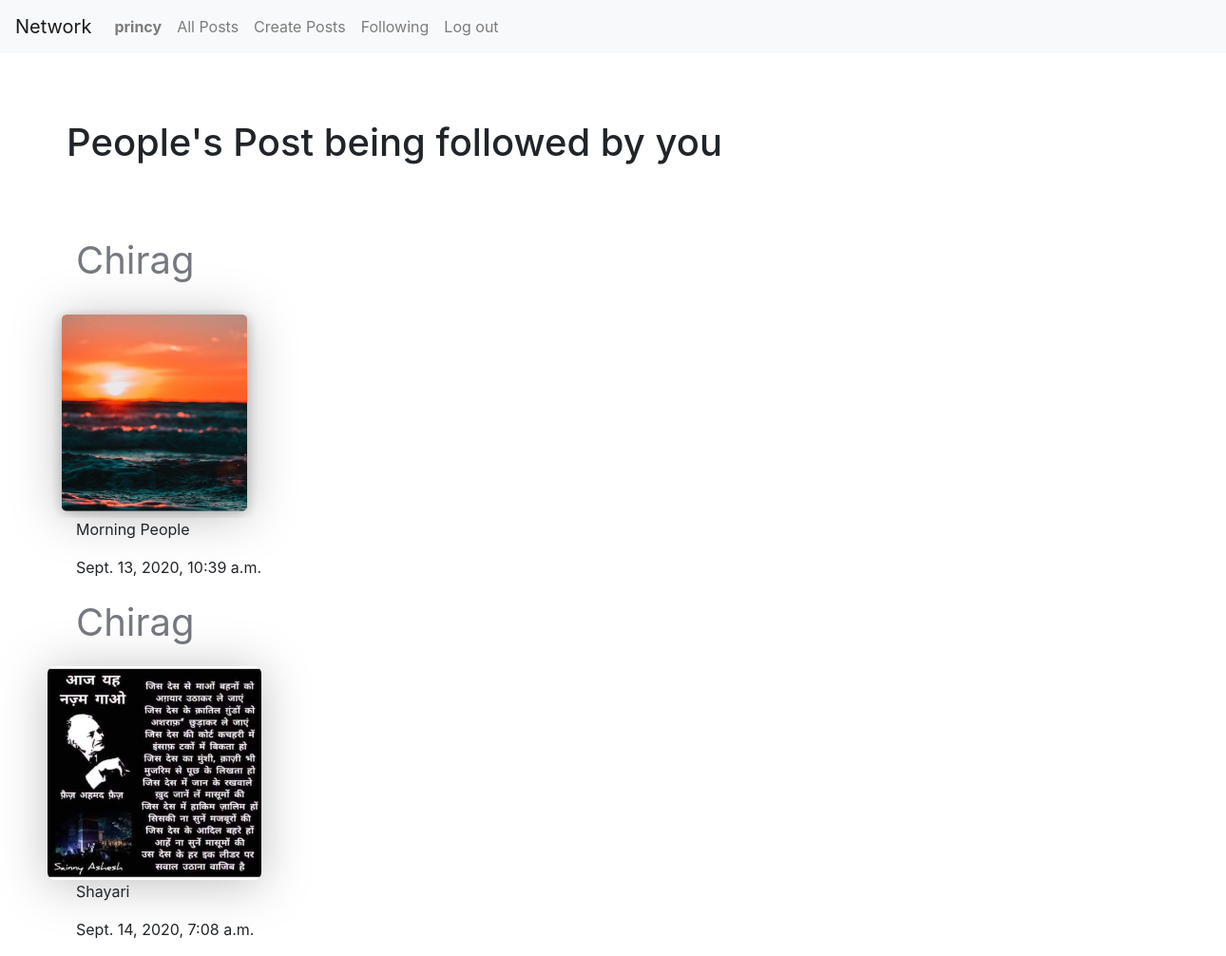
Page /following (signed in) on the committed database.
### network/models.py (models this page shows, shortened)
class User(AbstractUser):
    pass

class Post(models.Model):
    post_owner= models.ForeignKey(User,related_name='post_by', on_delete=models.CASCADE)
    post_image=models.ImageField(null=True,blank=True)
    post_content=models.CharField(max_length=200, blank=True, null=True)
    timestamp=models.DateTimeField(auto_now_add=True)
    @property
    def imageURL(self):
        try:
            url=self.post_image.url
        except:
            url=''
        return url
    def __str__(self):
        return self.post_content

### network/views.py (the view)
# urls.py: path("following",views.following,name="followingPeoplePost")
def following(request):
    userprofile=UserProfile.objects.all()
    totalFollowedUser=[]
    for profile in userprofile:
        if profile.follower == request.user:
            totalFollowedUser.append(profile)
    print(totalFollowedUser)
    print(totalFollowedUser[0].following)
    posts=Post.objects.all()
    onlyPost=[]
    for followedUser in totalFollowedUser:
        for post in posts:
            if post.post_owner==followedUser.following:
                onlyPost.append(post)
    print(onlyPost)
    context={'posts':onlyPost}
    return render(request,"network/following.html",context)

### network/models.py (called while the page is built)
    def __unicode__(self):
        return u'%s follows %s' % (self.follower, self.following)

### network/templates/network/following.html (shortened to what this page needs)
{% extends "network/layout.html" %}
{% load static %}
{% block body %}
<h1 id="following-people-post">People's Post being followed by you</h1>
  {% for post in posts %}
   <p id="post-owner">{{post.post_owner|capfirst}}</p>
   <img id="post-image-profile" src="{{post.imageURL}}" alt="">
   <p id="post-content-profile">{{post.post_content}}</p>
   <p id="post-time">{{post.timestamp}}<p>
  {% endfor %}
{% endblock %}

### network/templates/network/layout.html (shortened to what this page needs)
{% load static %}
<!DOCTYPE html>
<html lang="en">
    <head>
        <link rel="stylesheet" href="https://stackpath.bootstrapcdn.com/bootstrap/4.4.1/css/bootstrap.min.css">
        <link href="{% static 'network/styles.css' %}" rel="stylesheet">
    </head>
    <body>
        <nav class="navbar navbar-expand-lg navbar-light bg-light">
            <a class="navbar-brand" href="{% url 'index' %}">Network</a>
            <div>
              <ul class="navbar-nav mr-auto">
                {% if user.is_authenticated %}
                    <li class="nav-item">
                        <a class="nav-link" href="{% url 'profileFromNavigation' user.username %}"><strong>{{ user.username }}</strong></a>
                    </li>
                {% endif %}
                <li class="nav-item">
                  <a class="nav-link" href="{% url 'index' %}">All Posts</a>
                </li>
                <li class="nav-item">
                  <a class="nav-link" href="{% url 'create' %}">Create Posts</a>
                </li>
                {% if user.is_authenticated %}
                    <li class="nav-item">
                        <a class="nav-link" href="{% url 'followingPeoplePost' %}">Following</a>
                    </li>
                    <li class="nav-item">
                        <a class="nav-link" href="{% url 'logout' %}">Log out</a>
                    </li>
                {% endif %}
              </ul>
            </div>
          </nav>
        <div class="body">
            {% block body %}
            {% endblock %}
        </div>
    </body>
</html>

### network/static/network/styles.css (style rules this page uses)
#post-owner { position: relative; left: 80px; font-size: 40px; color: #72747cf6; }
#post-time { position: relative; left:80px; font-size: 16px; }
#post-image-profile { position: relative; width: 225px; height: 225px; left: 50px; filter: drop-shadow(0px 4px 25px rgba(0, 0, 0, 0.25)); border-radius: 8px; }
#post-content-profile { position: relative; left: 80px; font-size: 16px; }
#following-people-post { margin: 70px; }

### rows in the picture
User: username "princy"
Post: post_owner "Chirag", imageURL (picture), post_content "Morning People", timestamp "Sept. 13, 2020, 10:39 a.m."
Post: post_owner "Chirag", imageURL (picture), post_content "Shayari", timestamp "Sept. 14, 2020, 7:08 a.m."
